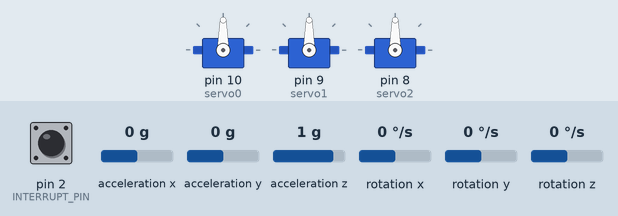
Bench run of a sketch on a simulated Arduino Uno, built with avr-gcc and run on an emulated ATmega328P. Parts: 3 × servo. The inputs (shaded band) are chosen by the test bench; at power-on: rotation z 0 °/s, acceleration x 0 g, acceleration y 0 g, acceleration z 1 g, pin 2 (INTERRUPT_PIN) LOW, rotation x 0 °/s, rotation y 0 °/s. The sensor or clock chip raises its interrupt line as the real part does.

Above: at 1.7 s.
1.8 s: rotation z set to -192 °/s
At 4.5 s:
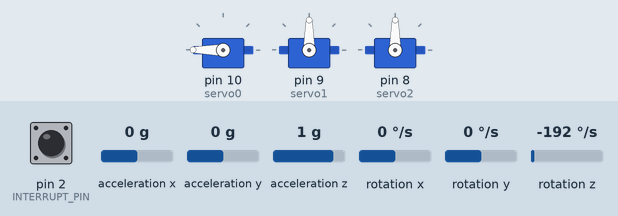
4.8 s: acceleration x set to -1.4 g
At 6.3 s:
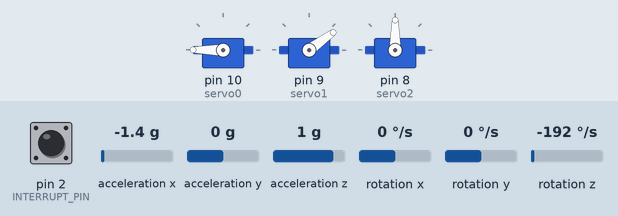
7.8 s: acceleration y set to -1.4 g
At 8.4 s:
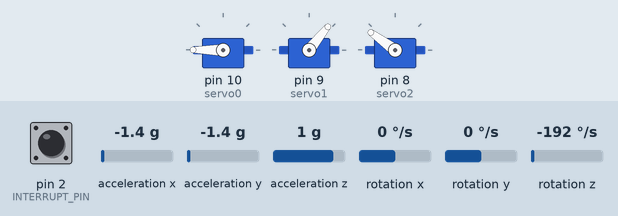
10.8 s: acceleration z set to -1.4 g
At 12.6 s:
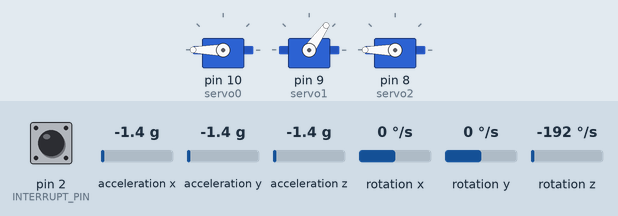
13.8 s: acceleration x set to -0.8 g
At 14.5 s:
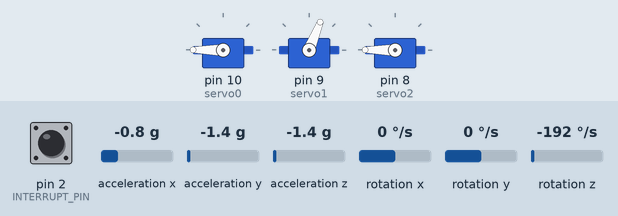
16.8 s: acceleration y set to 0 g
At 16.98 s:
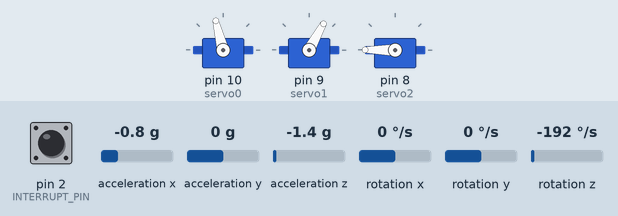
Timing chart, 0 to 67.3 s (numbered marks = the images above; inputs shaded):
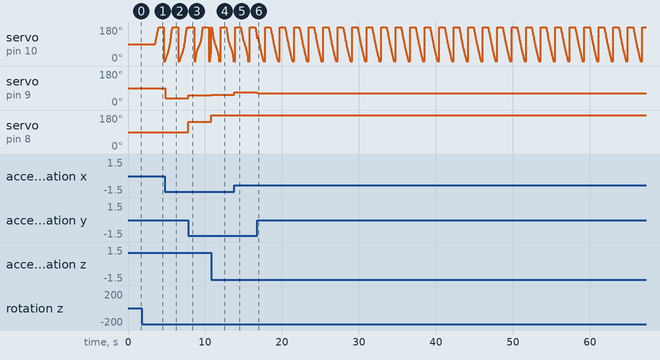

The sketch:

Gyroscope_stabilizer.ino
```cpp
/*
  DIY Gimbal - MPU6050 Arduino Tutorial
  by Dejan, www.HowToMechatronics.com
  Code based on the MPU6050_DMP6 example from the i2cdevlib library by Jeff Rowberg:
  https://github.com/jrowberg/i2cdevlib
*/
// I2Cdev and MPU6050 must be installed as libraries, or else the .cpp/.h files
// for both classes must be in the include path of your project
#include "I2Cdev.h"

#include "MPU6050_6Axis_MotionApps20.h"
//#include "MPU6050.h" // not necessary if using MotionApps include file

// Arduino Wire library is required if I2Cdev I2CDEV_ARDUINO_WIRE implementation
// is used in I2Cdev.h
#if I2CDEV_IMPLEMENTATION == I2CDEV_ARDUINO_WIRE
#include "Wire.h"
#endif
#include <Servo.h>
// class default I2C address is 0x68
// specific I2C addresses may be passed as a parameter here
// AD0 low = 0x68 (default for SparkFun breakout and InvenSense evaluation board)
// AD0 high = 0x69
MPU6050 mpu;
//MPU6050 mpu(0x69); // <-- use for AD0 high

// Define the 3 servo motors
Servo servo0;
Servo servo1;
Servo servo2;
float correct;
int j = 0;

#define OUTPUT_READABLE_YAWPITCHROLL

#define INTERRUPT_PIN 2  // use pin 2 on Arduino Uno & most boards

bool blinkState = false;

// MPU control/status vars
bool dmpReady = false;  // set true if DMP init was successful
uint8_t mpuIntStatus;   // holds actual interrupt status byte from MPU
uint8_t devStatus;      // return status after each device operation (0 = success, !0 = error)
uint16_t packetSize;    // expected DMP packet size (default is 42 bytes)
uint16_t fifoCount;     // count of all bytes currently in FIFO
uint8_t fifoBuffer[64]; // FIFO storage buffer

// orientation/motion vars
Quaternion q;           // [w, x, y, z]         quaternion container
VectorInt16 aa;         // [x, y, z]            accel sensor measurements
VectorInt16 aaReal;     // [x, y, z]            gravity-free accel sensor measurements
VectorInt16 aaWorld;    // [x, y, z]            world-frame accel sensor measurements
VectorFloat gravity;    // [x, y, z]            gravity vector
float euler[3];         // [psi, theta, phi]    Euler angle container
float ypr[3];           // [yaw, pitch, roll]   yaw/pitch/roll container and gravity vector

// packet structure for InvenSense teapot demo
uint8_t teapotPacket[14] = { '$', 0x02, 0, 0, 0, 0, 0, 0, 0, 0, 0x00, 0x00, '\r', '\n' };


// ================================================================
// ===               INTERRUPT DETECTION ROUTINE                ===
// ================================================================

volatile bool mpuInterrupt = false;     // indicates whether MPU interrupt pin has gone high
void dmpDataReady() {
  mpuInterrupt = true;
}

// ================================================================
// ===                      INITIAL SETUP                       ===
// ================================================================

void setup() {
  // join I2C bus (I2Cdev library doesn't do this automatically)
#if I2CDEV_IMPLEMENTATION == I2CDEV_ARDUINO_WIRE
  Wire.begin();
  Wire.setClock(400000); // 400kHz I2C clock. Comment this line if having compilation difficulties
#elif I2CDEV_IMPLEMENTATION == I2CDEV_BUILTIN_FASTWIRE
  Fastwire::setup(400, true);
#endif

  // initialize serial communication
  // (115200 chosen because it is required for Teapot Demo output, but it's
  // really up to you depending on your project)
  Serial.begin(38400);
  while (!Serial); // wait for Leonardo enumeration, others continue immediately

  // initialize device
  //Serial.println(F("Initializing I2C devices..."));
  mpu.initialize();
  pinMode(INTERRUPT_PIN, INPUT);
  devStatus = mpu.dmpInitialize();
  // supply your own gyro offsets here, scaled for min sensitivity
  mpu.setXGyroOffset(17);
  mpu.setYGyroOffset(-69);
  mpu.setZGyroOffset(27);
  mpu.setZAccelOffset(1551); // 1688 factory default for my test chip

  // make sure it worked (returns 0 if so)
  if (devStatus == 0) {
    // turn on the DMP, now that it's ready
    // Serial.println(F("Enabling DMP..."));
    mpu.setDMPEnabled(true);

    attachInterrupt(digitalPinToInterrupt(INTERRUPT_PIN), dmpDataReady, RISING);
    mpuIntStatus = mpu.getIntStatus();

    // set our DMP Ready flag so the main loop() function knows it's okay to use it
    //Serial.println(F("DMP ready! Waiting for first interrupt..."));
    dmpReady = true;

    // get expected DMP packet size for later comparison
    packetSize = mpu.dmpGetFIFOPacketSize();
  } else {
    // ERROR!
    // 1 = initial memory load failed
    // 2 = DMP configuration updates failed
    // (if it's going to break, usually the code will be 1)
    // Serial.print(F("DMP Initialization failed (code "));
    //Serial.print(devStatus);
    //Serial.println(F(")"));
  }

  // Define the pins to which the 3 servo motors are connected
  servo0.attach(10);
  servo1.attach(9);
  servo2.attach(8);
}
// ================================================================
// ===                    MAIN PROGRAM LOOP                     ===
// ================================================================

void loop() {
  // if programming failed, don't try to do anything
  if (!dmpReady) return;

  // wait for MPU interrupt or extra packet(s) available
  while (!mpuInterrupt && fifoCount < packetSize) {
    if (mpuInterrupt && fifoCount < packetSize) {
      // try to get out of the infinite loop
      fifoCount = mpu.getFIFOCount();
    }
  }

  // reset interrupt flag and get INT_STATUS byte
  mpuInterrupt = false;
  mpuIntStatus = mpu.getIntStatus();

  // get current FIFO count
  fifoCount = mpu.getFIFOCount();

  // check for overflow (this should never happen unless our code is too inefficient)
  if ((mpuIntStatus & _BV(MPU6050_INTERRUPT_FIFO_OFLOW_BIT)) || fifoCount >= 1024) {
    // reset so we can continue cleanly
    mpu.resetFIFO();
    fifoCount = mpu.getFIFOCount();
    Serial.println(F("FIFO overflow!"));

    // otherwise, check for DMP data ready interrupt (this should happen frequently)
  } else if (mpuIntStatus & _BV(MPU6050_INTERRUPT_DMP_INT_BIT)) {
    // wait for correct available data length, should be a VERY short wait
    while (fifoCount < packetSize) fifoCount = mpu.getFIFOCount();

    // read a packet from FIFO
    mpu.getFIFOBytes(fifoBuffer, packetSize);

    // track FIFO count here in case there is > 1 packet available
    // (this lets us immediately read more without waiting for an interrupt)
    fifoCount -= packetSize;

    // Get Yaw, Pitch and Roll values
#ifdef OUTPUT_READABLE_YAWPITCHROLL
    mpu.dmpGetQuaternion(&q, fifoBuffer);
    mpu.dmpGetGravity(&gravity, &q);
    mpu.dmpGetYawPitchRoll(ypr, &q, &gravity);

    // Yaw, Pitch, Roll values - Radians to degrees
    ypr[0] = ypr[0] * 180 / M_PI;
    ypr[1] = ypr[1] * 180 / M_PI;
    ypr[2] = ypr[2] * 180 / M_PI;

    // Skip 300 readings (self-calibration process)
    if (j <= 300) {
      correct = ypr[0]; // Yaw starts at random value, so we capture last value after 300 readings
      j++;
    }
    // After 300 readings
    else {
      ypr[0] = ypr[0] - correct; // Set the Yaw to 0 deg - subtract  the last random Yaw value from the currrent value to make the Yaw 0 degrees
      // Map the values of the MPU6050 sensor from -90 to 90 to values suatable for the servo control from 0 to 180
      int servo0Value = map(ypr[0], -90, 90, 0, 180);
      int servo1Value = map(ypr[1], -90, 90, 0, 180);
      int servo2Value = map(ypr[2], -90, 90, 180, 0);

      // Control the servos according to the MPU6050 orientation
      servo0.write(servo0Value);
      servo1.write(servo1Value);
      servo2.write(servo2Value);
    }
#endif
  }
}
```

Measured:
- after the input at 1.8 s, servo on pin 10 (servo0): rises from 90° to 180° in 0.47 s, then falls to 0° in 0.63 s
- after the input at 4.8 s, servo on pin 9 (servo1): 90° → 36° at once
- after the input at 7.8 s, servo on pin 9 (servo1): 36° → 51° at once; servo on pin 8 (servo2): 90° → 144° at once
- after the input at 10.8 s, servo on pin 9 (servo1): 51° → 55° at once; servo on pin 8 (servo2): 144° → 180° at once
- after the input at 13.8 s, servo on pin 9 (servo1): 55° → 68° at once
- after the input at 16.8 s, servo on pin 9 (servo1): 68° → 61° at once
